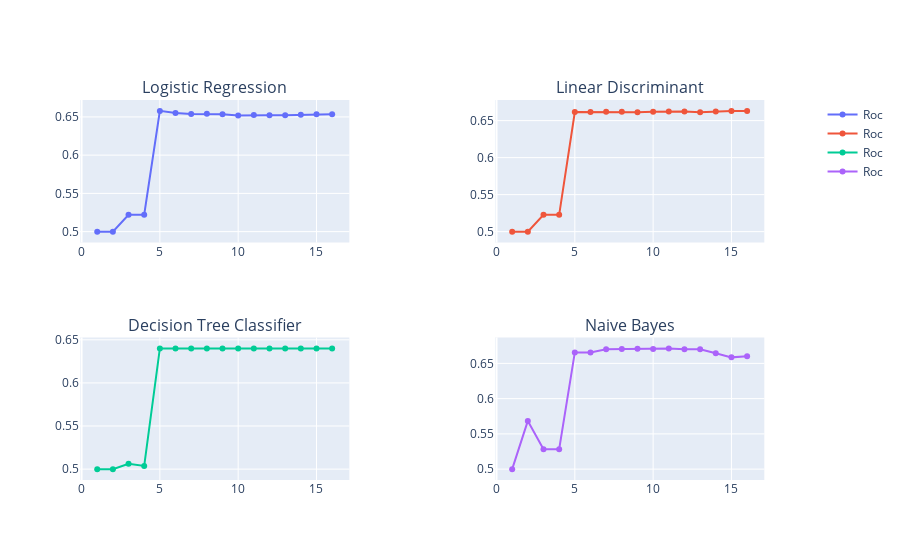

Here is the notebook cell this chart was saved with:
### Code cell
fig = make_subplots(rows=2, cols=2, 
                    specs = [[{"secondary_y": True}, {"secondary_y":True}],[{"secondary_y": True}, {"secondary_y":True}]],
                   subplot_titles=(best_models[0], 
                                   best_models[1], best_models[2], best_models[3]))
counter = 0
for row in range(1,3):
    for col in range(1,3):
    
        fig.add_trace(
            go.Scatter(x=perf[perf.model == best_models[counter]].index, 
                       y=perf[perf.model == best_models[counter]]["roc"],
                      name="Roc"),
            row=row, col=col
        )

        counter += 1
fig.show()

### Figure 1 — Plotly figure (JSON) as saved in the notebook; plotly's stock layout.template omitted (floating-point values rounded to 4 significant figures)
{"data": [{"name": "Roc", "type": "scatter", "x": [1, 2, 3, 4, 5, 6, 7, 8, 9, 10, 11, 12, 13, 14, 15, 16], "xaxis": "x", "y": [0.5, 0.5, 0.522, 0.5221, 0.6579, 0.655, 0.6539, 0.6542, 0.6536, 0.652, 0.6524, 0.652, 0.6521, 0.6528, 0.6534, 0.6535], "yaxis": "y"}, {"name": "Roc", "type": "scatter", "x": [1, 2, 3, 4, 5, 6, 7, 8, 9, 10, 11, 12, 13, 14, 15, 16], "xaxis": "x2", "y": [0.5, 0.5, 0.5227, 0.5227, 0.6616, 0.6615, 0.6619, 0.6621, 0.6613, 0.662, 0.6622, 0.6623, 0.6614, 0.6624, 0.6631, 0.6631], "yaxis": "y3"}, {"name": "Roc", "type": "scatter", "x": [1, 2, 3, 4, 5, 6, 7, 8, 9, 10, 11, 12, 13, 14, 15, 16], "xaxis": "x3", "y": [0.5, 0.5, 0.5063, 0.5037, 0.6401, 0.6401, 0.6401, 0.6401, 0.6401, 0.6401, 0.6401, 0.6401, 0.6401, 0.6401, 0.6401, 0.6401], "yaxis": "y5"}, {"name": "Roc", "type": "scatter", "x": [1, 2, 3, 4, 5, 6, 7, 8, 9, 10, 11, 12, 13, 14, 15, 16], "xaxis": "x4", "y": [0.5, 0.5684, 0.5283, 0.5283, 0.6656, 0.6656, 0.6702, 0.6704, 0.6707, 0.6704, 0.6713, 0.6701, 0.67, 0.6644, 0.6585, 0.6602], "yaxis": "y7"}], "layout": {"annotations": [{"font": {"size": 16}, "showarrow": false, "text": "Logistic Regression", "x": 0.185, "xanchor": "center", "xref": "paper", "y": 1, "yanchor": "bottom", "yref": "paper"}, {"font": {"size": 16}, "showarrow": false, "text": "Linear Discriminant", "x": 0.755, "xanchor": "center", "xref": "paper", "y": 1, "yanchor": "bottom", "yref": "paper"}, {"font": {"size": 16}, "showarrow": false, "text": "Decision Tree Classifier", "x": 0.185, "xanchor": "center", "xref": "paper", "y": 0.375, "yanchor": "bottom", "yref": "paper"}, {"font": {"size": 16}, "showarrow": false, "text": "Naive Bayes", "x": 0.755, "xanchor": "center", "xref": "paper", "y": 0.375, "yanchor": "bottom", "yref": "paper"}], "autosize": true, "xaxis": {"anchor": "y", "autorange": true, "domain": [0, 0.37], "range": [-0.007202, 17.01], "type": "linear"}, "xaxis2": {"anchor": "y3", "autorange": true, "domain": [0.57, 0.94], "range": [-0.007202, 17.01], "type": "linear"}, "xaxis3": {"anchor": "y5", "autorange": true, "domain": [0, 0.37], "range": [-0.007202, 17.01], "type": "linear"}, "xaxis4": {"anchor": "y7", "autorange": true, "domain": [0.57, 0.94], "range": [-0.007202, 17.01], "type": "linear"}, "yaxis": {"anchor": "x", "autorange": true, "domain": [0.625, 1], "range": [0.4789, 0.679], "type": "linear"}, "yaxis2": {"anchor": "x", "overlaying": "y", "side": "right"}, "yaxis3": {"anchor": "x2", "autorange": true, "domain": [0.625, 1], "range": [0.4782, 0.685], "type": "linear"}, "yaxis4": {"anchor": "x2", "overlaying": "y3", "side": "right"}, "yaxis5": {"anchor": "x3", "autorange": true, "domain": [0, 0.375], "range": [0.4813, 0.6588], "type": "linear"}, "yaxis6": {"anchor": "x3", "overlaying": "y5", "side": "right"}, "yaxis7": {"anchor": "x4", "autorange": true, "domain": [0, 0.375], "range": [0.4771, 0.6942], "type": "linear"}, "yaxis8": {"anchor": "x4", "overlaying": "y7", "side": "right"}}}
